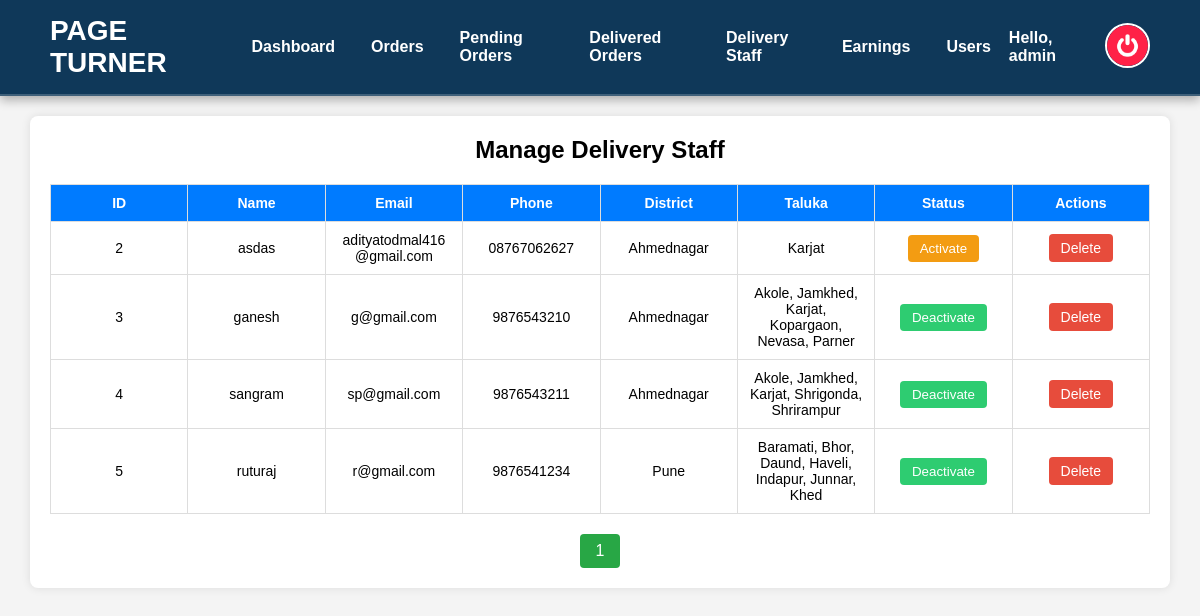
/admin_manage_delivery_staff.php (signed in), run on the app's committed database.
### tables this page shows
CREATE TABLE `delivery_staff` (
  `id` int(11) NOT NULL,
  `name` varchar(255) NOT NULL,
  `email` varchar(255) NOT NULL,
  `phone` varchar(15) NOT NULL,
  `password` varchar(255) NOT NULL,
  `status` enum('Active','Inactive') DEFAULT 'Active',
  `created_at` timestamp NOT NULL DEFAULT current_timestamp(),
  `state` varchar(255) NOT NULL DEFAULT 'Maharashtra',
  `district` varchar(255) NOT NULL,
  `taluka` text DEFAULT NULL
);

### admin_manage_delivery_staff.php (the view, shortened to what this page needs)
<?php
include 'config.php';
$limit = 10;
$page = isset($_GET['page']) ? (int)$_GET['page'] : 1;
$offset = ($page - 1) * $limit;
$sql = "SELECT * FROM delivery_staff LIMIT ? OFFSET ?";
$stmt = $conn->prepare($sql);
$stmt->bind_param("ii", $limit, $offset);
$stmt->execute();
$result = $stmt->get_result();
$countQuery = "SELECT COUNT(*) FROM delivery_staff";
$countResult = $conn->query($countQuery);
$totalRecords = $countResult->fetch_row()[0];
$totalPages = ceil($totalRecords / $limit);
?>
<!DOCTYPE html>
<html lang="en">
<head>
</head>
<body>
<?php include 'admin_header.php'; ?>
<div class="container">
    <h2>Manage Delivery Staff</h2>
    <table>
        <thead>
            <tr>
                <th>ID</th>
                <th>Name</th>
                <th>Email</th>
                <th>Phone</th>
                <th>District</th>
                <th>Taluka</th>
                <th>Status</th>
                <th>Actions</th>
            </tr>
        </thead>
        <tbody>
            <?php while ($row = $result->fetch_assoc()) { ?>
                <tr>
                    <td><?php echo $row['id']; ?></td>
                    <td><?php echo htmlspecialchars($row['name']); ?></td>
                    <td><?php echo htmlspecialchars($row['email']); ?></td>
                    <td><?php echo htmlspecialchars($row['phone']); ?></td>
                    <td><?php echo htmlspecialchars($row['district']); ?></td>
                    <td><?php echo htmlspecialchars($row['taluka']); ?></td>
                    <td>
                        <?php
                        if ($row['status'] == 'Active') {
                            echo '<button class="btn toggle-btn-active" onclick="toggleStatus(' . $row['id'] . ')">Deactivate</button>';
                        } else {
                            echo '<button class="btn toggle-btn-inactive" onclick="toggleStatus(' . $row['id'] . ')">Activate</button>';
                        }
                        ?>
                    </td>
                    <td>
                        <a href="admin_manage_delivery_staff.php?delete=<?php echo $row['id']; ?>"
                           class="btn delete-btn" onclick="return confirm('Are you sure?')">
                            Delete
                        </a>
                    </td>
                </tr>
            <?php } ?>
        </tbody>
    </table>
    <div class="pagination">
        <?php for ($i = 1; $i <= $totalPages; $i++) { ?>
            <a href="admin_manage_delivery_staff.php?page=<?php echo $i; ?>" class="<?php echo ($i == $page) ? 'active' : ''; ?>">
                <?php echo $i; ?>
            </a>
        <?php } ?>
    </div>
</div>
</body>
</html>

### admin_manage_delivery_staff.php (style rules this page uses)
body { font-family: Arial, sans-serif; background-color: #f4f4f4; margin: 0; padding: 0; }
.container { width: 95%; margin: 20px auto; background: white; padding: 20px; border-radius: 8px; box-shadow: 0 0 10px rgba(0, 0, 0, 0.1); overflow-x: auto; }
h2 { text-align: center; margin-bottom: 20px; }
table { width: 100%; border-collapse: collapse; white-space: nowrap; table-layout: fixed; }
th, td { padding: 10px; border: 1px solid #ddd; text-align: center; font-size: 14px; word-wrap: break-word; max-width: 150px; overflow: hidden; text-overflow: ellipsis; white-space: normal; }
th { background-color: #007bff; color: white; }
.btn { padding: 6px 12px; border: none; cursor: pointer; border-radius: 4px; text-align: center; }
.delete-btn { background-color: #e74c3c; color: white; transition: background-color 0.3s ease; }
.toggle-btn-active { background-color: #2ecc71; color: white; }
.toggle-btn-inactive { background-color: #f39c12; color: white; }
.pagination { display: flex; justify-content: center; margin-top: 20px; }
.pagination a { padding: 8px 16px; margin: 0 5px; text-decoration: none; background-color: #007bff; color: white; border-radius: 4px; }
.pagination .active { background-color: #28a745; }

### admin_header.php (style rules this page uses)
* { text-decoration: none; margin: 0; padding: 0; box-sizing: border-box; font-family: 'Poppins', sans-serif; }

### data on the page
delivery_staff: id "2", name "asdas", email "adityatodmal416@gmail.com", phone "08767062627", district "Ahmednagar", taluka "Karjat"
delivery_staff: id "3", name "ganesh", email "g@gmail.com", phone "9876543210", district "Ahmednagar", taluka "Akole, Jamkhed, Karjat, Kopargaon, Nevasa, Parner"
delivery_staff: id "4", name "sangram", email "sp@gmail.com", phone "9876543211", district "Ahmednagar", taluka "Akole, Jamkhed, Karjat, Shrigonda, Shrirampur"
delivery_staff: id "5", name "ruturaj", email "r@gmail.com", phone "9876541234", district "Pune", taluka "Baramati, Bhor, Daund, Haveli, Indapur, Junnar, Khed"

### other printed values
$_SESSION['admin_name'] "admin"
